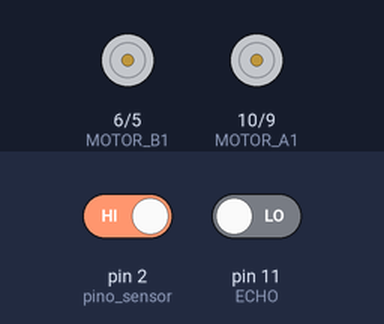
The sketch below on a simulated Arduino Uno, built with avr-gcc and run on an emulated ATmega328P. On the bench: motor-driver pin pairs drawn as motors (green arrow = first pin HIGH = forward, orange = second pin HIGH = backward, longer = more drive). The test bench sets the inputs (shaded band); at power-on: pin 2 (pino_sensor) HIGH, pin 11 (ECHO) LOW.

Above: at 0.1 s.
At 1.2 s:
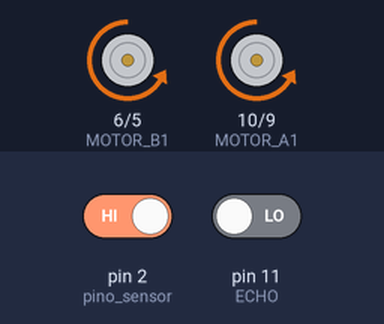
1.3 s: pin 2 (pino_sensor) driven LOW
At 3.7 s:
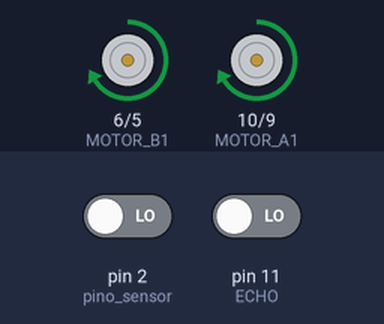
Timing chart, 0 to 5.2 s (numbered marks = the images above; inputs shaded):
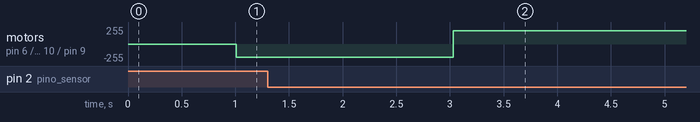

The sketch:

cod_robo_sumo.ino
```cpp
/* *** Definições dos Pinos *** */
#define MOTOR_A1 10
#define MOTOR_A2 9
#define MOTOR_B1 6
#define MOTOR_B2 5
#define ECHO 11
#define TRIGGER 12
#define pino_sensor 2

/* *********** Variaveis importantes *********** */
int estado_sensor = 0;

int duracao_ult;
int distancia_ult;

int intervalo_troca_direcao = 1000;
int estado_motor = 0; // 0 = direita ; 1 = esquerda
int intervalo_anterior = 0;

int velocidade_motor;

/* *********** Configurações *********** */
void setup() {
  definir_velocidade(200);
  pinMode(pino_sensor, INPUT);
  pinMode(MOTOR_A1, OUTPUT);
  pinMode(MOTOR_A2, OUTPUT);
  pinMode(MOTOR_B1, OUTPUT);
  pinMode(MOTOR_B2, OUTPUT);
  pinMode(ECHO, INPUT);
  pinMode(TRIGGER, OUTPUT);
}

/* ************ Função Principal ************ */
void loop() {
  // Sensor de linha
  estado_sensor = digitalRead(pino_sensor);

  // Sensor Ultrassônico
  digitalWrite(TRIGGER, LOW);
  delayMicroseconds(2);
  digitalWrite(TRIGGER, HIGH);
  delayMicroseconds(10000);
  digitalWrite(TRIGGER, LOW);

  duracao_ult = pulseIn(ECHO, HIGH);
  distancia_ult = duracao_ult * (0.034 / 2);

  int tempo_atual = millis();

  // Loop principal
  if(estado_sensor == 0) {
    if (distancia_ult <= 50) {
      correr_frente();
      intervalo_anterior = tempo_atual;
    } else {
      procura_inimigos(estado_motor);
      if(tempo_atual - intervalo_anterior >= intervalo_troca_direcao){
        estado_motor = !estado_motor;
        intervalo_anterior = tempo_atual;
      }
    }
  } else if (estado_sensor == 1){
    correr_tras();
    intervalo_anterior = tempo_atual;
  }
}

void definir_velocidade(int valor){
  velocidade_motor = valor;
}

void correr_frente(){
  analogWrite(MOTOR_A1, velocidade_motor);
  analogWrite(MOTOR_B1, velocidade_motor);
  digitalWrite(MOTOR_A2, LOW);
  digitalWrite(MOTOR_B2, LOW);
}

void correr_tras(){
  digitalWrite(MOTOR_A1, LOW);
  digitalWrite(MOTOR_B1, LOW);
  analogWrite(MOTOR_A2, velocidade_motor);
  analogWrite(MOTOR_B2, velocidade_motor);
}

void virar_direita(){
  analogWrite(MOTOR_A1, velocidade_motor);
  digitalWrite(MOTOR_B1, LOW);
  digitalWrite(MOTOR_A2, LOW);
  analogWrite(MOTOR_B2, velocidade_motor);
}

void virar_esquerda(){
  digitalWrite(MOTOR_A1, LOW);
  analogWrite(MOTOR_B1, velocidade_motor);
  analogWrite(MOTOR_A2, velocidade_motor);
  digitalWrite(MOTOR_B2, LOW);
}

void procura_inimigos(int estado){
  if(estado)
    virar_direita();
  else
    virar_esquerda();
}
```

Measured:
- after the input at 1.3 s, motor on pin 6 (MOTOR_B1) / pin 5 (MOTOR_B2), motor on pin 10 (MOTOR_A1) / pin 9 (MOTOR_A2): backward 200/255 → forward 200/255 after 1.7 s
